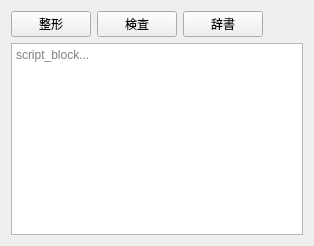
<?xml version="1.0" encoding="UTF-8"?>
<ui version="4.0">
 <class>GenericScriptEditor</class>
 <widget class="QWidget" name="genericScriptEditor"><layout class="QVBoxLayout" name="verticalLayout_scriptEditor"><item><layout class="QHBoxLayout" name="horizontalLayout_scriptToolbar"><item><widget class="QPushButton" name="scriptFormatButton"><property name="text"><string>整形</string></property></widget></item><item><widget class="QPushButton" name="scriptCheckButton"><property name="text"><string>検査</string></property></widget></item><item><widget class="QPushButton" name="scriptDictionaryButton"><property name="text"><string>辞書</string></property></widget></item><item><spacer name="scriptToolbarSpacer"><property name="orientation"><enum>Qt::Horizontal</enum></property><property name="sizeHint"><size><width>40</width><height>20</height></size></property></spacer></item></layout></item><item><widget class="QPlainTextEdit" name="scriptTextEdit"><property name="placeholderText"><string>script_block...</string></property></widget></item></layout></widget>
 <resources/>
 <connections/>
</ui>
